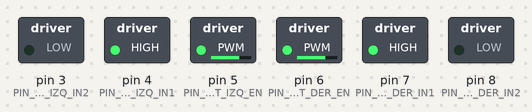
The sketch below on a simulated Arduino Uno, built with avr-gcc and run on an emulated ATmega328P. On the bench: switched loads named in the sketch (green lamp = pin HIGH). What the sketch prints to the serial monitor is not drawn.

Above: at 0.1 s.
Timing chart, 0 to 1.6 s (numbered marks = the images above):
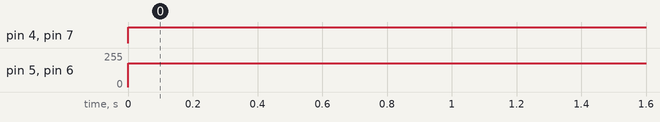

Measured:
- by itself, pin 4 (PIN_MOT_IZQ_IN1), pin 7 (PIN_MOT_DER_IN1): LOW → HIGH at 0.00 s
- by itself, pin 5 (PIN_MOT_IZQ_EN), pin 6 (PIN_MOT_DER_EN): 0/255 → 180/255 at 0.00 s

The sketch:

movimiento.ino
```cpp
// ============================================================
// RobotRescue — Operación Zona Cero
// 04: Programación Básica de Movimiento
// ============================================================
// INSTRUCCIONES:
// 1. Lee el doc en docs/04-movimiento.md
// 2. Completa las secciones marcadas con TODO
// 3. Prueba cada función por separado antes de continuar
// ============================================================

// --- Pines del driver de motores ---
// Motor izquierdo
const int PIN_MOT_IZQ_EN  = 5;   // Enable (PWM velocidad)
const int PIN_MOT_IZQ_IN1 = 4;   // Dirección 1
const int PIN_MOT_IZQ_IN2 = 3;   // Dirección 2

// Motor derecho
const int PIN_MOT_DER_EN  = 6;   // Enable (PWM velocidad)
const int PIN_MOT_DER_IN1 = 7;   // Dirección 1
const int PIN_MOT_DER_IN2 = 8;   // Dirección 2

// --- Configuración de velocidad ---
const int VELOCIDAD = 180;        // 0–255; ajusta hasta que el movimiento sea controlado

// ============================================================
void setup() {
  Serial.begin(9600);
  Serial.println("RobotRescue - Fase 4: Movimiento iniciado");

  pinMode(PIN_MOT_IZQ_EN,  OUTPUT);
  pinMode(PIN_MOT_IZQ_IN1, OUTPUT);
  pinMode(PIN_MOT_IZQ_IN2, OUTPUT);
  pinMode(PIN_MOT_DER_EN,  OUTPUT);
  pinMode(PIN_MOT_DER_IN1, OUTPUT);
  pinMode(PIN_MOT_DER_IN2, OUTPUT);
}

// ============================================================
void loop() {
  Serial.println("Avanzando...");
  adelante();
  delay(1000);

  Serial.println("Parando...");
  parar();
  delay(500);

  // TODO: Llama a las demás funciones de movimiento aquí
  // (atras, izquierda, derecha) con delay entre cada una
  // para probarlas una por una.
}

// ============================================================
// FUNCIÓN COMPLETA (úsala como referencia para las demás)
// ============================================================

// Hace avanzar el robot hacia adelante
void adelante() {
  analogWrite(PIN_MOT_IZQ_EN, VELOCIDAD);
  digitalWrite(PIN_MOT_IZQ_IN1, HIGH);
  digitalWrite(PIN_MOT_IZQ_IN2, LOW);

  analogWrite(PIN_MOT_DER_EN, VELOCIDAD);
  digitalWrite(PIN_MOT_DER_IN1, HIGH);
  digitalWrite(PIN_MOT_DER_IN2, LOW);
}

// ============================================================
// FUNCIONES CON TODO — COMPLETA EL CUERPO
// ============================================================

// Hace retroceder el robot
// Pista: invierte las señales IN1 e IN2 respecto a adelante()
void atras() {
  // TODO: implementa esta función
}

// Gira el robot a la izquierda (motor izq atrás, motor der adelante)
void izquierda() {
  // TODO: implementa esta función
}

// Gira el robot a la derecha (motor izq adelante, motor der atrás)
void derecha() {
  // TODO: implementa esta función
}

// Detiene ambos motores
// Pista: analogWrite con valor 0 detiene el motor
void parar() {
  // TODO: implementa esta función
}
```
